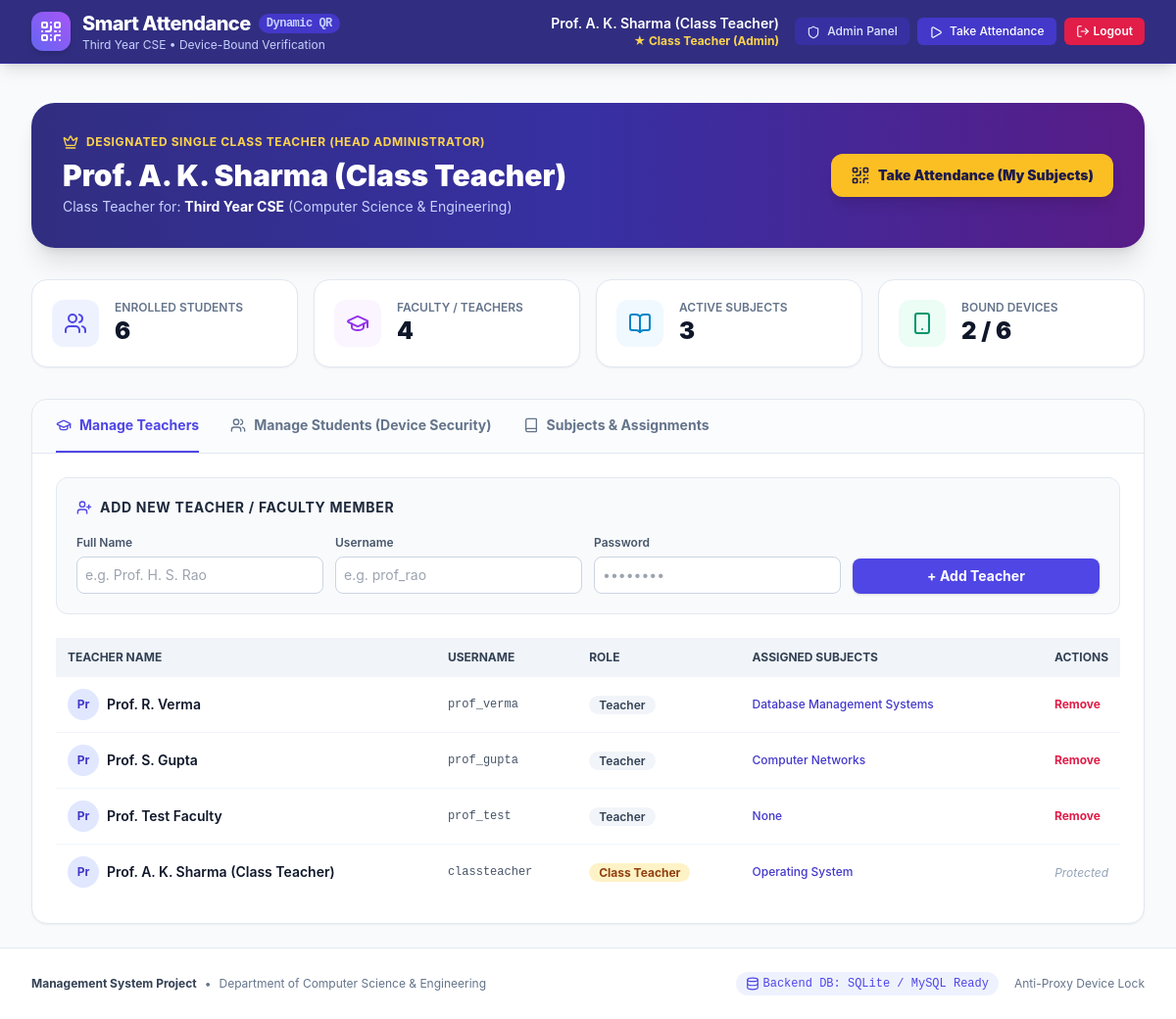
Screenshot of /class-teacher (signed in) with the database file from the repository.
### tables this page shows
CREATE TABLE users (
                id INTEGER PRIMARY KEY AUTOINCREMENT,
                username TEXT NOT NULL UNIQUE,
                password_hash TEXT NOT NULL,
                full_name TEXT NOT NULL,
                email TEXT,
                role TEXT NOT NULL CHECK (role IN ('class_teacher', 'teacher', 'student')),
                class_id INTEGER NULL REFERENCES classes(id) ON DELETE SET NULL,
                roll_no TEXT NULL,
                bound_device_id TEXT NULL,
                bound_at TIMESTAMP NULL,
                created_at TIMESTAMP DEFAULT CURRENT_TIMESTAMP
            );

### app.py (the view)
@app.route('/class-teacher')
def class_teacher_dashboard():
    if session.get('role') != 'class_teacher':
        flash("Unauthorized. Only the designated Class Teacher has administrative access.", "danger")
        return redirect(url_for('index'))
    teachers = db.get_teachers()
    students = db.get_students()
    subjects = db.get_all_subjects()
    classes = db.get_classes()
    return render_template('class_teacher.html',
                           teachers=teachers,
                           students=students,
                           subjects=subjects,
                           classes=classes)

### templates/class_teacher.html (shortened to what this page needs)
{% extends "base.html" %}
{% block content %}
<div class="space-y-8">
  <div class="bg-gradient-to-r from-indigo-900 via-indigo-800 to-purple-900 text-white p-6 sm:p-8 rounded-3xl shadow-xl flex flex-col md:flex-row md:items-center justify-between gap-6">
    <div>
      <div class="flex items-center space-x-2 text-amber-300 text-xs font-bold uppercase tracking-wider mb-2">
        <i data-lucide="crown" class="w-4 h-4"></i>
        <span>Designated Single Class Teacher (Head Administrator)</span>
      </div>
      <h1 class="text-2xl sm:text-3xl font-black">{{ session.get('full_name') }}</h1>
      <p class="text-indigo-200 text-sm mt-1">Class Teacher for: <strong class="text-white">Third Year CSE</strong> (Computer Science & Engineering)</p>
    </div>
    <div class="flex flex-wrap items-center gap-3">
      <a href="/teacher" class="bg-amber-400 hover:bg-amber-300 text-indigo-950 font-black px-5 py-3 rounded-xl shadow-lg transition flex items-center space-x-2 text-sm">
        <i data-lucide="qr-code" class="w-5 h-5"></i>
        <span>Take Attendance (My Subjects)</span>
      </a>
    </div>
  </div>
  <div class="grid grid-cols-1 sm:grid-cols-2 lg:grid-cols-4 gap-4">
    <div class="bg-white p-5 rounded-2xl border border-slate-200 shadow-sm flex items-center space-x-4">
      <div class="w-12 h-12 bg-indigo-50 text-indigo-600 rounded-xl flex items-center justify-center">
        <i data-lucide="users" class="w-6 h-6"></i>
      </div>
      <div>
        <p class="text-xs font-semibold text-slate-500 uppercase">Enrolled Students</p>
        <p class="text-2xl font-black text-slate-900">{{ students|length }}</p>
      </div>
    </div>
    <div class="bg-white p-5 rounded-2xl border border-slate-200 shadow-sm flex items-center space-x-4">
      <div class="w-12 h-12 bg-purple-50 text-purple-600 rounded-xl flex items-center justify-center">
        <i data-lucide="graduation-cap" class="w-6 h-6"></i>
      </div>
      <div>
        <p class="text-xs font-semibold text-slate-500 uppercase">Faculty / Teachers</p>
        <p class="text-2xl font-black text-slate-900">{{ teachers|length }}</p>
      </div>
    </div>
    <div class="bg-white p-5 rounded-2xl border border-slate-200 shadow-sm flex items-center space-x-4">
      <div class="w-12 h-12 bg-sky-50 text-sky-600 rounded-xl flex items-center justify-center">
        <i data-lucide="book-open" class="w-6 h-6"></i>
      </div>
      <div>
        <p class="text-xs font-semibold text-slate-500 uppercase">Active Subjects</p>
        <p class="text-2xl font-black text-slate-900">{{ subjects|length }}</p>
      </div>
    </div>
    <div class="bg-white p-5 rounded-2xl border border-slate-200 shadow-sm flex items-center space-x-4">
      <div class="w-12 h-12 bg-emerald-50 text-emerald-600 rounded-xl flex items-center justify-center">
        <i data-lucide="smartphone" class="w-6 h-6"></i>
      </div>
      <div>
        <p class="text-xs font-semibold text-slate-500 uppercase">Bound Devices</p>
        <p class="text-2xl font-black text-slate-900">
          {{ students|selectattr('bound_device_id')|list|length }} / {{ students|length }}
        </p>
      </div>
    </div>
  </div>
  <div class="bg-white border border-slate-200 rounded-2xl shadow-sm overflow-hidden">
    <div class="flex border-b border-slate-200 px-6 pt-4 bg-slate-50/50 space-x-8">
      <button onclick="switchTab('tab-teachers')" id="btn-tab-teachers" class="tab-btn pb-4 font-bold text-sm border-b-2 border-indigo-600 text-indigo-600 flex items-center space-x-2">
        <i data-lucide="graduation-cap" class="w-4 h-4"></i>
        <span>Manage Teachers</span>
      </button>
      <button onclick="switchTab('tab-students')" id="btn-tab-students" class="tab-btn pb-4 font-bold text-sm border-b-2 border-transparent text-slate-500 hover:text-slate-800 flex items-center space-x-2">
        <i data-lucide="users" class="w-4 h-4"></i>
        <span>Manage Students (Device Security)</span>
      </button>
      <button onclick="switchTab('tab-subjects')" id="btn-tab-subjects" class="tab-btn pb-4 font-bold text-sm border-b-2 border-transparent text-slate-500 hover:text-slate-800 flex items-center space-x-2">
        <i data-lucide="book" class="w-4 h-4"></i>
        <span>Subjects & Assignments</span>
      </button>
    </div>
    <div id="tab-teachers" class="tab-pane p-6 space-y-6">
      <div class="bg-slate-50 p-5 rounded-xl border border-slate-200">
        <h3 class="text-sm font-bold text-slate-800 uppercase tracking-wider mb-3 flex items-center space-x-2">
          <i data-lucide="user-plus" class="w-4 h-4 text-indigo-600"></i>
          <span>Add New Teacher / Faculty Member</span>
        </h3>
        <form action="/api/class-teacher/add-teacher" method="POST" class="grid grid-cols-1 sm:grid-cols-2 md:grid-cols-4 gap-3">
          <div>
            <label class="text-xs font-semibold text-slate-600">Full Name</label>
            <input type="text" name="full_name" required placeholder="e.g. Prof. H. S. Rao"
                   class="w-full mt-1 p-2 text-sm border border-slate-300 rounded-lg outline-none focus:ring-2 focus:ring-indigo-500">
          </div>
          <div>
            <label class="text-xs font-semibold text-slate-600">Username</label>
            <input type="text" name="username" required placeholder="e.g. prof_rao"
                   class="w-full mt-1 p-2 text-sm border border-slate-300 rounded-lg outline-none focus:ring-2 focus:ring-indigo-500">
          </div>
          <div>
            <label class="text-xs font-semibold text-slate-600">Password</label>
            <input type="password" name="password" required placeholder="••••••••"
                   class="w-full mt-1 p-2 text-sm border border-slate-300 rounded-lg outline-none focus:ring-2 focus:ring-indigo-500">
          </div>
          <div class="flex items-end">
            <button type="submit" class="w-full bg-indigo-600 hover:bg-indigo-700 text-white font-bold py-2 px-4 rounded-lg text-sm shadow transition">
              + Add Teacher
            </button>
          </div>
        </form>
      </div>
      <div class="overflow-x-auto">
        <table class="w-full text-left text-sm text-slate-600">
          <thead class="bg-slate-100 text-xs uppercase font-bold text-slate-700">
            <tr>
              <th class="p-3">Teacher Name</th>
              <th class="p-3">Username</th>
              <th class="p-3">Role</th>
              <th class="p-3">Assigned Subjects</th>
              <th class="p-3 text-right">Actions</th>
            </tr>
          </thead>
          <tbody class="divide-y divide-slate-100">
            {% for t in teachers %}
            <tr class="hover:bg-slate-50 transition">
              <td class="p-3 font-semibold text-slate-900 flex items-center space-x-2">
                <div class="w-8 h-8 rounded-full bg-indigo-100 text-indigo-700 font-bold flex items-center justify-center text-xs">
                  {{ t.full_name[:2] }}
                </div>
                <span>{{ t.full_name }}</span>
              </td>
              <td class="p-3 font-mono text-xs">{{ t.username }}</td>
              <td class="p-3">
                {% if t.role == 'class_teacher' %}
                  <span class="bg-amber-100 text-amber-800 text-xs px-2.5 py-0.5 rounded-full font-bold">Class Teacher</span>
                {% else %}
                  <span class="bg-slate-100 text-slate-700 text-xs px-2.5 py-0.5 rounded-full font-semibold">Teacher</span>
                {% endif %}
              </td>
              <td class="p-3 text-xs text-indigo-700 font-medium">
                {{ t.assigned_subjects or 'None' }}
              </td>
              <td class="p-3 text-right">
                {% if t.role != 'class_teacher' %}
                <form action="/api/class-teacher/delete-teacher/{{ t.id }}" method="POST" onsubmit="return confirm('Are you sure you want to remove teacher {{ t.full_name }}?');" class="inline">
                  <button type="submit" class="text-rose-600 hover:text-rose-800 text-xs font-bold px-2 py-1 rounded hover:bg-rose-50 transition">
                    Remove
                  </button>
                </form>
                {% else %}
                <span class="text-xs text-slate-400 italic">Protected</span>
                {% endif %}
              </td>
            </tr>
            {% endfor %}
          </tbody>
        </table>
      </div>
    </div>
  </div>
</div>
{% endblock %}

### templates/base.html (shortened to what this page needs)
<!DOCTYPE html>
<html lang="en">
<head>
  <script src="https://cdn.tailwindcss.com"></script>
  <link rel="stylesheet" href="{{ url_for('static', filename='css/style.css') }}">
</head>
<body class="bg-slate-50 text-slate-800 flex flex-col min-h-screen">
  <header class="bg-indigo-900 text-white shadow-lg sticky top-0 z-40 border-b border-indigo-800">
    <div class="max-w-7xl mx-auto px-4 sm:px-6 lg:px-8">
      <div class="flex justify-between items-center h-16">
        <div class="flex items-center space-x-3">
          <div class="w-10 h-10 rounded-xl bg-gradient-to-tr from-indigo-500 to-purple-500 flex items-center justify-center shadow-md">
            <i data-lucide="qr-code" class="w-6 h-6 text-white"></i>
          </div>
          <div>
            <a href="/" class="font-extrabold text-lg sm:text-xl tracking-tight text-white flex items-center space-x-2">
              <span>Smart Attendance</span>
              <span class="text-xs bg-indigo-700 text-indigo-200 px-2 py-0.5 rounded-full font-mono">Dynamic QR</span>
            </a>
            <p class="text-xs text-indigo-200 hidden sm:block">Third Year CSE • Device-Bound Verification</p>
          </div>
        </div>
        {% if session.get('user_id') %}
        <div class="flex items-center space-x-4">
          <div class="hidden md:flex flex-col text-right">
            <span class="text-sm font-semibold text-white">{{ session.get('full_name') }}</span>
            <span class="text-xs text-indigo-300 capitalize">
              {% if session.get('role') == 'class_teacher' %}
                <span class="text-amber-300 font-bold">★ Class Teacher (Admin)</span>
              {% elif session.get('role') == 'teacher' %}
                <span>Faculty / Teacher</span>
              {% else %}
                <span>Student • {{ session.get('roll_no', '') }}</span>
              {% endif %}
            </span>
          </div>
          <nav class="flex items-center space-x-2">
            {% if session.get('role') == 'class_teacher' %}
              <a href="/class-teacher" class="text-xs bg-indigo-800 hover:bg-indigo-700 text-indigo-100 px-3 py-1.5 rounded-md font-medium transition">
                <i data-lucide="shield" class="w-3.5 h-3.5 inline mr-1"></i> Admin Panel
              </a>
              <a href="/teacher" class="text-xs bg-indigo-700 hover:bg-indigo-600 text-white px-3 py-1.5 rounded-md font-medium transition">
                <i data-lucide="play" class="w-3.5 h-3.5 inline mr-1"></i> Take Attendance
              </a>
            {% elif session.get('role') == 'teacher' %}
              <a href="/teacher" class="text-xs bg-indigo-700 hover:bg-indigo-600 text-white px-3 py-1.5 rounded-md font-medium transition">
                <i data-lucide="calendar" class="w-3.5 h-3.5 inline mr-1"></i> Attendance Sessions
              </a>
            {% elif session.get('role') == 'student' %}
              <a href="/student" class="text-xs bg-indigo-700 hover:bg-indigo-600 text-white px-3 py-1.5 rounded-md font-medium transition">
                <i data-lucide="user" class="w-3.5 h-3.5 inline mr-1"></i> My Dashboard
              </a>
            {% endif %}
            <a href="/logout"
               id="logout-btn"
               onclick="return handleLogout(event);"
               class="text-xs bg-rose-600 hover:bg-rose-700 text-white px-3 py-1.5 rounded-md font-semibold transition flex items-center space-x-1 shadow-sm">
              <i data-lucide="log-out" class="w-3.5 h-3.5"></i>
              <span>Logout</span>
            </a>
          </nav>
        </div>
        {% else %}
        <div>
          <a href="/login" class="text-xs bg-white text-indigo-900 hover:bg-indigo-50 font-bold px-4 py-2 rounded-lg shadow-sm transition">
            Sign In
          </a>
        </div>
        {% endif %}
      </div>
    </div>
  </header>
  <main class="flex-grow max-w-7xl w-full mx-auto px-4 sm:px-6 lg:px-8 py-6">
    {% block content %}{% endblock %}
  </main>
  <footer class="bg-white border-t border-slate-200 py-6 text-slate-500 text-xs no-print mt-auto">
    <div class="max-w-7xl mx-auto px-4 sm:px-6 lg:px-8 flex flex-col sm:flex-row items-center justify-between gap-4">
      <div class="flex items-center space-x-2">
        <span class="font-bold text-slate-700">Management System Project</span>
        <span>•</span>
        <span class="text-slate-500">Department of Computer Science & Engineering</span>
      </div>
      <div class="flex items-center space-x-4">
        <span class="inline-flex items-center text-xs text-indigo-600 bg-indigo-50 px-2.5 py-1 rounded-full font-mono">
          <i data-lucide="database" class="w-3.5 h-3.5 mr-1"></i>
          Backend DB: {% if config.USE_MYSQL %}MySQL (Port 3306){% else %}SQLite / MySQL Ready{% endif %}
        </span>
        <span>Anti-Proxy Device Lock</span>
      </div>
    </div>
  </footer>
</body>
</html>

### rows the page displays
users: get "Prof. A. K. Sharma (Class Teacher)", full_name "Pr", full_name "Prof. A. K. Sharma (Class Teacher)", username "classteacher", role "Class Teacher", assigned_subjects "Operating System"
users: full_name "Pr", full_name "Prof. R. Verma", username "prof_verma", role "Teacher", assigned_subjects "Database Management Systems"
users: full_name "Pr", full_name "Prof. S. Gupta", username "prof_gupta", role "Teacher", assigned_subjects "Computer Networks"
users: full_name "Pr", full_name "Prof. Test Faculty", username "prof_test", role "Teacher", assigned_subjects "None"

### other values shown
{{ students|length }} "6"
{{ teachers|length }} "4"
{{ subjects|length }} "3"
{{ students|selectattr('bound_device_id')|list|length }} "2"
